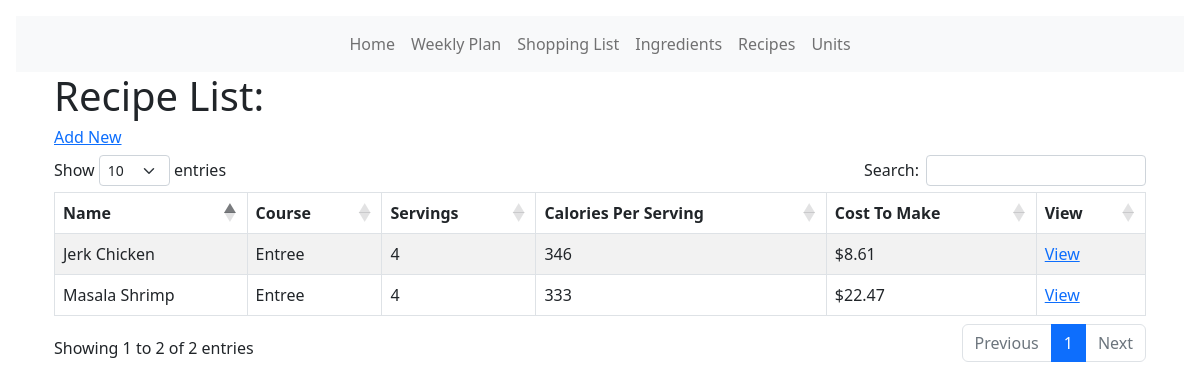
The page /recipe_list on the database its author committed.
### models.py (models this page shows, shortened)
class Recipe(db.Model):
    id = db.Column(db.Integer, primary_key=True)
    name = db.Column(db.String(100))
    course = db.Column(db.String(30))
    servings = db.Column(db.Float)
    serving_size = db.Column(db.String(30))
    tags = db.Column(db.Text)
    def get_total_cost(self):
        x = [x.qty for x in RecipeIngredient.query.filter_by(rid=self.id).all()]
        y = [
            y.ingredient.u_price
            for y in RecipeIngredient.query.filter_by(rid=self.id).all()
        ]
        tc = []
        for num1, num2 in zip(x, y):
            tc.append(num1 * num2)
        return sum(tc)
    def get_total_calories(self):
        a = [a.qty for a in RecipeIngredient.query.filter_by(rid=self.id).all()]
        p = [
            p.ingredient.protein
            for p in RecipeIngredient.query.filter_by(rid=self.id).all()
        ]
        c = [
            c.ingredient.carbs
            for c in RecipeIngredient.query.filter_by(rid=self.id).all()
        ]
        f = [
            f.ingredient.fat
            for f in RecipeIngredient.query.filter_by(rid=self.id).all()
        ]
        tp = []
        for num1, num2 in zip(a, p):
            tp.append((num1 * num2) * 4)
        tc = []
        for num1, num2 in zip(a, c):
            tc.append((num1 * num2) * 4)
        tf = []
        for num1, num2 in zip(a, f):
            tf.append((num1 * num2) * 9)
        gtl = (sum(tf)) + (sum(tp)) + (sum(tc))
        return gtl

class RecipeIngredient(db.Model):
    id = db.Column(db.Integer, primary_key=True)
    rid = db.Column(db.Integer, db.ForeignKey("recipe.id"))
    iid = db.Column(db.Integer, db.ForeignKey("ingredient.id"))
    qty = db.Column(db.Float)
    unit_suffix = db.Column(db.String(50))
    ingredient_color_tag = db.Column(db.String(20))

class Ingredient(db.Model):
    __tablename__ = "ingredient"
    id = db.Column(db.Integer, primary_key=True)
    name = db.Column(db.String(120), nullable=False)
    icalories = db.Column(db.Float)
    protein = db.Column(db.Float)
    carbs = db.Column(db.Float)
    fat = db.Column(db.Float)
    fiber = db.Column(db.Float)
    sugar = db.Column(db.Float)
    item_unit_size = db.Column(db.Float)  # How many units of item at store
    item_price = db.Column(db.Float)  # Price for full item at store
    u_price = db.Column(db.Float)
    aisle_id = db.Column(db.Integer, db.ForeignKey("aisle.id"))
    ingredients = db.relationship("RecipeIngredient", backref="ingredient")

### main.py (the view)
@app.route("/recipe_list")
def recipe_list():
    recipe_list = Recipe.query.order_by(Recipe.name)
    return render_template("/recipes/recipe_list.html", recipe_list=recipe_list)

### templates/recipes/recipe_list.html (shortened to what this page needs)
<!DOCTYPE html>
<html lang="en">
  <head>
    <link
      href="{{ url_for('static', filename='css/select2.css') }}"
      rel="stylesheet"
    />
    <link rel="stylesheet" type="text/css" href="https://cdn.datatables.net/1.10.25/css/dataTables.bootstrap5.css">
    {% extends 'base.html' %} {% block content %}
  </head>
  <body>
    <div class="container">
      <h1>Recipe List:</h1>
      <a href="{{url_for('add_recipe')}}"><h6>Add New</h6></a>
      <table id="data" class="table table-hover table-bordered table-striped">
        <thead>
          <tr>
          <th>Name</th>
          <th>Course</th>
          <th>Servings</th>
          <th>Calories Per Serving</th>
          <th>Cost To Make</th>
          <th>View</th>
        </tr>
        </thead>
        <tbody>
        {% for recipe_table in recipe_list %}
        <tr>
          <td>{{recipe_table.name}}</td> <td>{{recipe_table.course}}</td><td>{{(' %0.0f'|format(recipe_table.servings)) if (recipe_table.servings%1==0) else (' %0.2f'|format(recipe_table.servings))}}</td><td>{{'%0.0f'|format((recipe_table.get_total_calories())/recipe_table.servings)}}</td> <td>{{'$%0.2f'|format(recipe_table.get_total_cost())}}</td> <td><a href="{{url_for('recipe', id=recipe_table.id)}}">
          View</td>
        </tr>
        {% endfor %}
      </tbody>
      </table>
    </div>
  </body>
  {% endblock %}

### rows shown on the page
Recipe: name "Jerk Chicken", course "Entree", servings "4"
RecipeIngredient: (recipe_table.get_total_calories())/recipe_table.servings "346", get_total_cost "$8.61"
Recipe: name "Masala Shrimp", course "Entree", servings "4"
RecipeIngredient: (recipe_table.get_total_calories())/recipe_table.servings "333", get_total_cost "$22.47"
